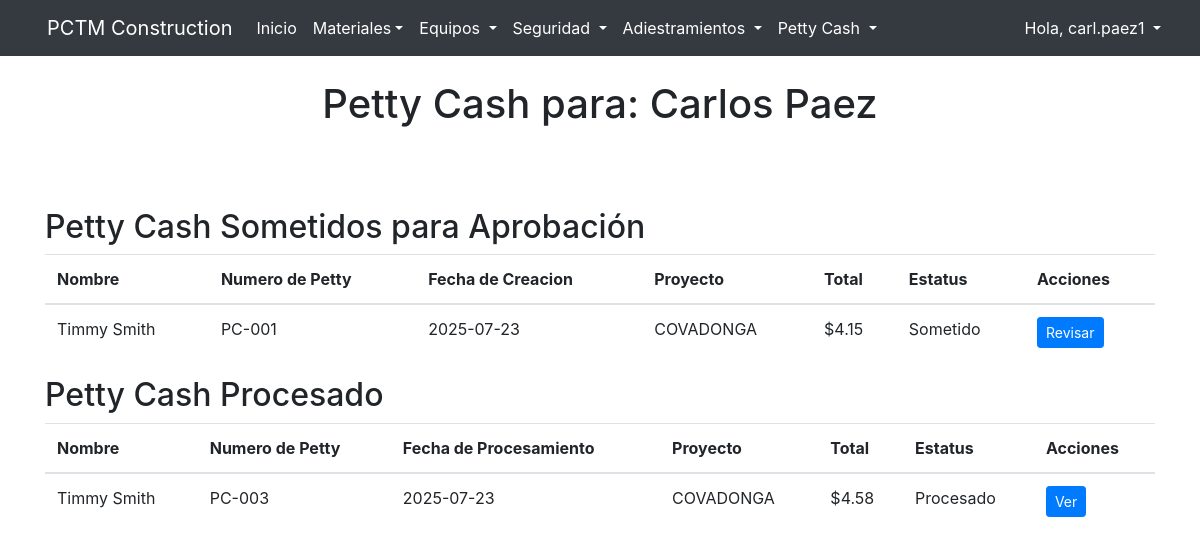
Page /pending_approvals (signed in) on the committed database.
### website/models.py (models this page shows, shortened)
class User(db.Model, UserMixin):
    id = db.Column(db.Integer, primary_key=True)
    email = db.Column(db.String(150), unique = True)
    username = db.Column(db.String(10), unique = True)
    password = db.Column(db.String(150))
    first_name = db.Column(db.String(150))
    last_name = db.Column(db.String(150))
    group = db.Column(db.String(50), default='standard')

class PettyCash(db.Model):
    id = db.Column(db.Integer, primary_key=True)
    petty_num = db.Column(db.String(10), nullable=False, unique=True)
    date = db.Column(db.DateTime(timezone=True), default=func.now())
    user_id = db.Column(db.Integer, db.ForeignKey('user.id'))
    user = db.relationship('User', foreign_keys=[user_id], backref='petty_cash')
    total_amount = db.Column(db.Float, default=0.0)   # ✅ ADD THIS HERE
    status = db.Column(db.String(20), default='No Completado')  # ✅ Optional status field
    processed_date = db.Column(db.DateTime(timezone=True), nullable=True)
    processed_by_id = db.Column(db.Integer, db.ForeignKey('user.id'), nullable=True)
    processed_by = db.relationship('User', foreign_keys=[processed_by_id])
    review_notes = db.Column(db.Text, nullable=True)
    pettycashitems = db.relationship('PettyCashItems', backref='petty_cash', cascade="all, delete-orphan")

class Projects(db.Model):
    id = db.Column(db.Integer, primary_key=True)
    project= db.Column(db.String(100), nullable = False)
    jobnumber = db.Column(db.String(10))
    engineer = db.Column(db.String(150))
    email=db.Column(db.String(150))

### website/views.py (the view)
@views.route('/pending_approvals')
@login_required
def pending_approvals():
    engineer_name = ENGINEER_MAP.get(current_user.username)
    if not engineer_name:
        flash("Usuario no es ENG.")
        return redirect(url_for('views.home'))
    engineer_projects = Projects.query.filter_by(engineer=engineer_name).all()
    project_ids = [p.id for p in engineer_projects]
    items = PettyCashItems.query.options(joinedload(PettyCashItems.petty_cash))\
        .filter(PettyCashItems.project_id.in_(project_ids)).all()
    pettycash_requests = {
        item.petty_cash for item in items
        if item.petty_cash and item.petty_cash.status == 'Sometido'
    }
    pettycash_approved = {
        item.petty_cash for item in items
        if item.petty_cash and item.petty_cash.status == 'Procesado'
    }
    all_projects = Projects.query.all()
    return render_template('eng_petty.html', petty_requests=sorted(pettycash_requests, key=lambda p: p.date, reverse=True), user=current_user, petty_processed=sorted(pettycash_approved, key=lambda p:p.date, reverse=True), all_projects = all_projects)

### website/templates/eng_petty.html
{% extends "base.html"%} {% block title %}PCTM Construction{% endblock %}
{% block content %}
<br />
<h1 align="center">Petty Cash para: {{ user.first_name }} {{user.last_name}}</h1>
<br />
<br />
<br/>
  <h2>Petty Cash Sometidos para Aprobación</h2>
  <table class="table table-stripped">
      <thead>
          <tr>
            <th>Nombre</th>
            <th>Numero de Petty</th>
            <th>Fecha de Creacion</th>
            <th>Proyecto</th>
            <th>Total</th>
            <th>Estatus</th>
            <th>Acciones</th>
          </tr>
      </thead>
      <tbody>
          {% for i in petty_requests %}
          <tr>
            <td>{{ i.user.first_name}} {{ i.user.last_name }}</td>
            <td>{{ i.petty_num}}</td>
            <td>{{ i.date.strftime('%Y-%m-%d') }}</td>
            <td>{{ i.pettycashitems[0].project.project if i.pettycashitems else '' }}</td>
            <td>${{ i.total_amount }}</td>
            <td>{{ i.status }}</td>
            <td>
                <a href="{{ url_for('views.review_pettycash', petty_id=i.id) }}" class="btn btn-sm btn-primary">
                  Revisar
                </a>
              </td>
          </tr>
          {% endfor %}
      </tbody>
  </table>
  <h2>Petty Cash Procesado</h2>
  <table class="table table-stripped">
      <thead>
          <tr>
            <th>Nombre</th>
            <th>Numero de Petty</th>
            <th>Fecha de Procesamiento</th>
            <th>Proyecto</th>
            <th>Total</th>
            <th>Estatus</th>
            <th>Acciones</th>
          </tr>
      </thead>
      <tbody>
          {% for i in petty_processed %}
          <tr>
            <td>{{ i.user.first_name}} {{ i.user.last_name }}</td>
            <td>{{ i.petty_num}}</td>
            <td>{{ i.processed_date.strftime('%Y-%m-%d') }}</td>
            <td>{{ i.pettycashitems[0].project.project if i.pettycashitems else '' }}</td>
            <td>${{ i.total_amount }}</td>
            <td>{{ i.status }}</td>
            <td>
                <a href="{{ url_for('views.view_pettycash', petty_id=i.id) }}" class="btn btn-sm btn-primary">
                  Ver
                </a>
              </td>
          </tr>
          {% endfor %}
      </tbody>
  </table>
{% endblock %}

### website/templates/base.html (shortened to what this page needs)
<!DOCTYPE html>
<html>
  <head>
    <link
      rel="stylesheet"
      href="https://stackpath.bootstrapcdn.com/bootstrap/4.4.1/css/bootstrap.min.css"
    />
    <link
      rel="stylesheet"
      href="https://stackpath.bootstrapcdn.com/font-awesome/4.7.0/css/font-awesome.min.css"
    />
    <link rel="stylesheet" href="https://cdn.jsdelivr.net/npm/bootstrap-icons@1.11.3/font/bootstrap-icons.min.css">
    <link rel="stylesheet" href="https://stackpath.bootstrapcdn.com/bootstrap/4.5.2/css/bootstrap.min.css">
  </head>
  <body>
    <nav class="navbar navbar-expand-lg navbar-dark bg-dark">
      <div class="container-fluid">
        <div class="d-flex align-items-center">
          <a class="navbar-brand me-2" href="#">PCTM Construction</a>
        </div>
        <div class="collapse navbar-collapse " id="navbar">
          <ul class="navbar-nav w-100 d-flex flex-column flex-lg-row">
            {% if user.is_authenticated %}
            <li class="nav-item">
              <a class="nav-link text-white" id="home" href="/">Inicio</a>
            </li>
            <li class="nav-item dropdown">
              <a class="nav-link dropdown-toggle text-white" id="navbarDropdown" href="#" role="button" data-toggle="dropdown" aria-haspopup="true" aria-expanded="false">Materiales</a>
            </li>
            <li class="nav-item dropdown">
              <a class="nav-link dropdown-toggle text-white" href="#" id="navbarDropdown" role="button" data-toggle="dropdown" aria-haspopup="true" aria-expanded="false">
                Equipos
              </a>
            </li>
            <li class="nav-item dropdown">
              <a class="nav-link dropdown-toggle text-white" href="#" id="navbarDropdown" role="button" data-toggle="dropdown" aria-haspopup="true" aria-expanded="false">
                Seguridad
              </a>
            </li>
              {% if current_user.group in ['admin','manager'] %}
                <li class="nav-item dropdown">
                  <a class="nav-link dropdown-toggle text-white" href="#" id="navbarDropdown" role="button" data-toggle="dropdown" aria-haspopup="true" aria-expanded="false">
                    Adiestramientos
                  </a>
                </li>
              {% endif %}
            <li class="nav-item dropdown">
              <a class="nav-link dropdown-toggle text-white" href="#" id="navbarDropdown" role="button" data-toggle="dropdown" aria-haspopup="true" aria-expanded="false">
                Petty Cash
              </a>
            </li>
            {% endif %}
          </ul>
          <ul class="navbar-nav ms-auto">
            {% if user.is_authenticated %}
            <li class="nav-item dropdown">
              <a class="nav-link dropdown-toggle text-white" href="#" id="navbarDropdown" role="button" data-toggle="dropdown" aria-haspopup="true" aria-expanded="false">
                Hola, {{ user.username }}
              </a>
            </li>
            {% endif %}
          </ul>
        </div>
      </div>
    </nav>
    <div class="container">{% block content %} {% endblock %}</div>
  </body>
</html>

### rows in the picture
User: username "carl.paez1", first_name "Carlos", last_name "Paez"
PettyCash: user.first_name "Timmy", user.last_name "Smith", petty_num "PC-001", date "2025-07-23", project "COVADONGA", total_amount "4.15", status "Sometido"
PettyCash: user.first_name "Timmy", user.last_name "Smith", petty_num "PC-003", processed_date "2025-07-23", project "COVADONGA", total_amount "4.58", status "Procesado"
